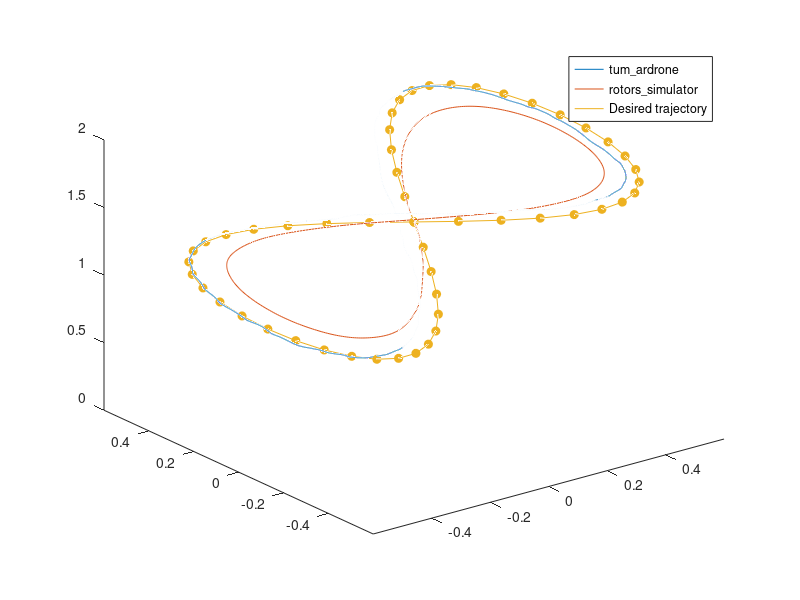

The MATLAB source for this figure: (Note: this script raises an error after producing the figure.)
%% Initialization
clear;
close all;
clc;


% %% Get tum_ardrone controller simulation results -- splitted into
% % different time slots to prevent memory problems when reading out
% % recorded messages
% % Retrieve bag file
% cd ~/.ros;
% bag = rosbag("tum_ardrone_controller.bag");
% cd ~/ardrone2_ws/src/ardrone2_dem/dem/matlab;
% 
% % Select topics that need to be stored
% topics.modelInput = 1;
% topics.modelStates = 1;
% 
% % Set time interval with respect to start of rosbag recording
% time = [0,20];
% 
% % Get data
% topicsOut = storeBagdata(bag, topics, time);
% 
% if topics.modelInput
%     modelInputTime = topicsOut.modelInput.time;
%     force = topicsOut.modelInput.force;
%     torque = topicsOut.modelInput.torque;
% end
% 
% if topics.modelStates
%     modelStatesTime = topicsOut.modelStates.time;
%     pos = topicsOut.modelStates.pos;
% end
% 
% % Save data to mat file
% save('tum_0-20s.mat','modelInputTime','force','torque', ...
%      'modelStatesTime','pos');
% clear;
% 
% % Set time interval with respect to start of rosbag recording
% time = [20,40];
% 
% % Get data
% topicsOut = storeBagdata(bag, topics, time);
% 
% if topics.modelInput
%     modelInputTime = topicsOut.modelInput.time;
%     force = topicsOut.modelInput.force;
%     torque = topicsOut.modelInput.torque;
% end
% 
% if topics.modelStates
%     modelStatesTime = topicsOut.modelStates.time;
%     pos = topicsOut.modelStates.pos;
% end
% 
% % Save data to mat file
% save('tum_20-40s.mat','modelInputTime','force','torque', ...
%      'modelStatesTime','pos');
% clear;
% 
% % Set time interval with respect to start of rosbag recording
% time = [40,70];
% 
% % Get data
% topicsOut = storeBagdata(bag, topics, time);
% 
% if topics.modelInput
%     modelInputTime = topicsOut.modelInput.time;
%     force = topicsOut.modelInput.force;
%     torque = topicsOut.modelInput.torque;
% end
% 
% if topics.modelStates
%     modelStatesTime = topicsOut.modelStates.time;
%     pos = topicsOut.modelStates.pos;
% end
% 
% % Save data to mat file
% save('tum_40-70s.mat','modelInputTime','force','torque', ...
%      'modelStatesTime','pos');
% clear;
% 
% 
% %% Get tum_ardrone controller simulation results
% % Retrieve bag file
% cd ~/.ros;
% bag = rosbag("rotors_simulator_controller.bag");
% cd ~/ardrone2_ws/src/ardrone2_dem/dem/matlab;
% 
% % Select topics that need to be stored
% topics.modelStates = 1;
% topics.ardroneMotorSpeed = 1;
% 
% % Set time interval with respect to start of rosbag recording
% time = [0,70];
% 
% % Get data
% topicsOut = storeBagdata(bag, topics, time);
% 
% if topics.modelStates
%     modelStatesTime = topicsOut.modelStates.time;
%     pos = topicsOut.modelStates.pos;
% end
% 
% if topics.ardroneMotorSpeed
%     rotorTime = topicsOut.motorSpeed.time;
%     rotorAngVel = topicsOut.motorSpeed.angVel;
% end
% 
% % Save data to mat file
% save('rotors_0-70s.mat', 'modelStatesTime','pos','rotorTime',...
%      'rotorAngVel');
% clear;
% 
% 
% %% Construct data tum_ardrone controller
% load tum_0-20s.mat;
% tumModelTime = modelStatesTime;
% tumPos = pos;
% tumInputTime = modelInputTime;
% tumForce = force;
% tumTorque = torque;
% 
% load tum_20-40s.mat;
% tumModelTime = [tumModelTime,modelStatesTime];
% tumPos = [tumPos,pos];
% tumInputTime = [tumInputTime,modelInputTime];
% tumForce = [tumForce,force];
% tumTorque = [tumTorque,torque];
% 
% load tum_40-70s.mat;
% tumModelTime = [tumModelTime,modelStatesTime];
% tumPos = [tumPos,pos];
% tumInputTime = [tumInputTime,modelInputTime];
% tumForce = [tumForce,force];
% tumTorque = [tumTorque,torque];
% 
% 
% %% Construct data rotors_simulator controller
% load rotors_0-70s.mat;
% rotorsModelTime = modelStatesTime;
% rotorsPos = pos;
% rotorsInputTime = rotorTime;
% rotorsAngVel = rotorAngVel;
% 
% 
% %% Construct trajectory
% n = 53;
% t = linspace(0,50,n)';
% f = 1/50;
% omega = 2*pi*f;
% a = 0.5;
% 
% trajPos = zeros(3,n);
% trajPos(1,:) = rmvFPInacc(a*sin(omega*t));
% trajPos(2,:) = rmvFPInacc(sin(omega*t).*cos(omega*t));
% trajPos(3,:) = rmvFPInacc(trajPos(1,:)+1+max(trajPos(1,:)));
% 
% 
% %% Save simulation data to mat file
% save('controllerComparison.mat','tumModelTime','tumPos',...
%      'tumInputTime','tumForce','tumTorque','rotorsModelTime',...
%      'rotorsPos','rotorsInputTime','rotorsAngVel','trajPos');
% 
% 
%% Load simulation data
load controllerComparison.mat;


%% Select trajectory data from simulations
for modelIdx1 = 1:length(tumModelTime)
    if tumModelTime(modelIdx1) >= 17.3
        break;
    end
end
for modelIdx2 = modelIdx1:length(tumModelTime)
    if tumModelTime(modelIdx2) > 62.3
        break;
    end
end
modelIdx2 = modelIdx2 - 1;
tumModelTimeTraj = tumModelTime(modelIdx1:modelIdx2);
tumPosTraj = tumPos(:,modelIdx1:modelIdx2);

for inputIdx1 = 1:length(tumInputTime)
    if tumInputTime(inputIdx1) >= 17.3
        break;
    end
end
for inputIdx2 = inputIdx1:length(tumInputTime)
    if tumInputTime(inputIdx2) > 62.3
        break;
    end
end
inputIdx2 = inputIdx2 - 1;
tumInputTimeTraj = tumInputTime(inputIdx1:inputIdx2);
tumForceTraj = tumForce(:,inputIdx1:inputIdx2);
tumTorqueTraj = tumTorque(:,inputIdx1:inputIdx2);


for modelIdx1 = 1:length(rotorsModelTime)
    if rotorsModelTime(modelIdx1) >= 10.5
        break;
    end
end
for modelIdx2 = modelIdx1:length(rotorsModelTime)
    if rotorsModelTime(modelIdx2) > 17
        break;
    end
end
modelIdx2 = modelIdx2 - 1;
rotorsModelTimeTraj = rotorsModelTime(modelIdx1:modelIdx2);
rotorsPosTraj = rotorsPos(:,modelIdx1:modelIdx2);

for inputIdx1 = 1:length(rotorsInputTime)
    if rotorsInputTime(inputIdx1) >= 10.5
        break;
    end
end
for inputIdx2 = inputIdx1:length(rotorsInputTime)
    if rotorsInputTime(inputIdx2) > 17
        break;
    end
end
inputIdx2 = inputIdx2 - 1;
rotorsInputTimeTraj = rotorsInputTime(inputIdx1:inputIdx2);
rotorsAngVelTraj = rotorsAngVel(:,inputIdx1:inputIdx2);


%% Plot data
figure('Name','Quadrotor trajectory following');
plot3(tumPosTraj(1,:),tumPosTraj(2,:),tumPosTraj(3,:));
hold on;
plot3(rotorsPosTraj(1,:),rotorsPosTraj(2,:),rotorsPosTraj(3,:));
plot3(trajPos(1,:),trajPos(2,:),trajPos(3,:));
scatter3(trajPos(1,:),trajPos(2,:),trajPos(3,:),'o',...
         'MarkerEdgeColor',[0.9290, 0.6940, 0.1250],...
         'MarkerFaceColor',[0.9290, 0.6940, 0.1250]);
xlim([-0.6,0.6]);
ylim([-0.6,0.6]);
zlim([0,2]);
legend('tum\_ardrone','rotors\_simulator','Desired trajectory');
ax = gca;
ax.FontSize = 40;
title('Quadrotor trajectory following','FontSize',60);
xlabel('x (m)','FontSize',40);
ylabel('y (m)','FontSize',40);
zlabel('z (m)','FontSize',40);
% 
% 
% figure('Name','tum_ardrone controller position');
% plot(tumModelTime,tumPos(1,:));
% hold on;
% plot(tumModelTime,tumPos(2,:));
% plot(tumModelTime,tumPos(3,:));
% xline(17.3,'Color',[0.4940, 0.1840, 0.5560],'LineWidth',3);
% xline(62.3,'Color',[0.4940, 0.1840, 0.5560],'LineWidth',3);
% xlim([0,70]);
% legend('x','y','z');
% ax = gca;
% ax.FontSize = 40;
% title('tum\_ardrone controller','FontSize',60);
% xlabel('t (s)','FontSize',40);
% ylabel('pos (m)','FontSize',40);
% 
% figure('Name','tum_ardrone controller forces');
% sgtitle('Forces on quadrotor during trajectory','FontSize',60);
% subplot(3,2,1);
% plot(tumInputTimeTraj,tumForceTraj(1,:));
% xlabel('t (s)');
% ylabel('f (N)');
% ax = gca;
% ax.FontSize = 20;
% subplot(3,2,2);
% plot(tumInputTimeTraj,tumForceTraj(1,:));
% xlabel('t (s)');
% ylabel('f (N)');
% ax = gca;
% ax.FontSize = 20;
% subplot(3,2,3);
% plot(tumInputTimeTraj,tumForceTraj(2,:));
% xlabel('t (s)');
% ylabel('f (N)');
% ax = gca;
% ax.FontSize = 20;
% subplot(3,2,4);
% plot(tumInputTimeTraj,tumForceTraj(2,:));
% xlabel('t (s)');
% ylabel('f (N)');
% ax = gca;
% ax.FontSize = 20;
% subplot(3,2,5);
% plot(tumInputTimeTraj,tumForceTraj(3,:));
% xlabel('t (s)');
% ylabel('f (N)');
% ax = gca;
% ax.FontSize = 20;
% ylim([-5,35]);
% subplot(3,2,6);
% plot(tumInputTimeTraj,tumForceTraj(3,:));
% xlabel('t (s)');
% ylabel('f (N)');
% ax = gca;
% ax.FontSize = 20;
% ylim([-5,35]);
% 
% figure('Name','tum_ardrone controller torques');
% sgtitle('Torques on quadrotor during trajectory','FontSize',60);
% subplot(3,2,1);
% plot(tumInputTimeTraj,tumTorqueTraj(1,:));
% xlabel('t (s)');
% ylabel('T (Nm)');
% ax = gca;
% ax.FontSize = 20;
% subplot(3,2,2);
% plot(tumInputTimeTraj,tumTorqueTraj(1,:));
% xlabel('t (s)');
% ylabel('T (Nm)');
% ax = gca;
% ax.FontSize = 20;
% subplot(3,2,3);
% plot(tumInputTimeTraj,tumTorqueTraj(2,:));
% xlabel('t (s)');
% ylabel('T (Nm)');
% ax = gca;
% ax.FontSize = 20;
% subplot(3,2,4);
% plot(tumInputTimeTraj,tumTorqueTraj(2,:));
% xlabel('t (s)');
% ylabel('T (Nm)');
% ax = gca;
% ax.FontSize = 20;
% subplot(3,2,5);
% plot(tumInputTimeTraj,tumTorqueTraj(3,:));
% xlabel('t (s)');
% ylabel('T (Nm)');
% ax = gca;
% ax.FontSize = 20;
% subplot(3,2,6);
% plot(tumInputTimeTraj,tumTorqueTraj(3,:));
% xlabel('t (s)');
% ylabel('T (Nm)');
% ax = gca;
% ax.FontSize = 20;
% 
% 
% figure('Name','rotors_simulator controller position');
% plot(rotorsModelTime,rotorsPos(1,:));
% hold on;
% plot(rotorsModelTime,rotorsPos(2,:));
% plot(rotorsModelTime,rotorsPos(3,:));
% xline(10.5,'Color',[0.4940, 0.1840, 0.5560],'LineWidth',3);
% xline(17,'Color',[0.4940, 0.1840, 0.5560],'LineWidth',3);
% xlim([0,70]);
% legend('x','y','z');
% ax = gca;
% ax.FontSize = 40;
% title('rotors\_simulator controller','FontSize',60);
% xlabel('t (s)','FontSize',40);
% ylabel('pos (m)','FontSize',40);
% 
% figure('Name','rotors_simulator controller model input');
% subplot(1,2,1);
% plot(rotorsInputTime,rotorsAngVel(1,:));
% hold on;
% plot(rotorsInputTime,rotorsAngVel(2,:));
% plot(rotorsInputTime,rotorsAngVel(3,:));
% plot(rotorsInputTime,rotorsAngVel(4,:));
% ylim([-1000,1000]);
% xlim([5,35]);
% legend('\omega_1','\omega_2','\omega_3','\omega_4', 'Location', 'best');
% ax = gca;
% ax.FontSize = 30;
% title('Rotor angular velocities','FontSize',40);
% xlabel('t (s)');
% ylabel('\omega (rad/s)');
% subplot(1,2,2);
% plot(rotorsInputTimeTraj,rotorsAngVelTraj(1,:));
% hold on;
% plot(rotorsInputTimeTraj,rotorsAngVelTraj(2,:));
% plot(rotorsInputTimeTraj,rotorsAngVelTraj(3,:));
% plot(rotorsInputTimeTraj,rotorsAngVelTraj(4,:));
% ylim([-1000,1000]);
% legend('\omega_1','\omega_2','\omega_3','\omega_4', 'Location', 'best');
% ax = gca;
% ax.FontSize = 30;
% title('Rotor angular velocities during trajectory','FontSize',40);
% xlabel('t (s)');
% ylabel('\omega (rad/s)');


%% Function definitions
% function output = rmvFPInacc(input)
% thres = 1e-10;
% 
% output = input;
% for i = 1:length(output)
%     if (abs(output(i)) < thres)
%         output(i) = 0;
%     end
% end
% end